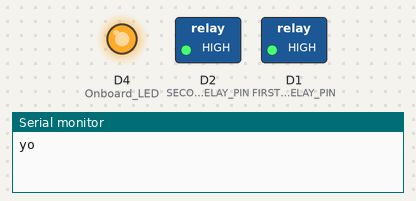
Bench run of a program on a simulated ESP8266 (Wemos D1 mini). Parts: switched loads named in the program (green lamp = pin HIGH), output pins drawn as LEDs (lit = HIGH), the last lines printed to the serial monitor. WiFi joins after 1.5 s; servers stay silent unless stated; the local clock reads 2024-03-15 10:24:30 at power-on unless the program sets it.

Above: at 0.1 s.
At 30.7 s:
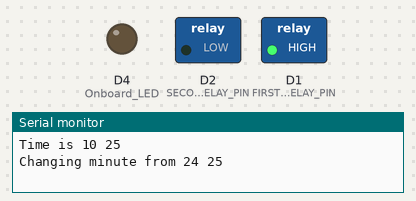
At 91.9 s:
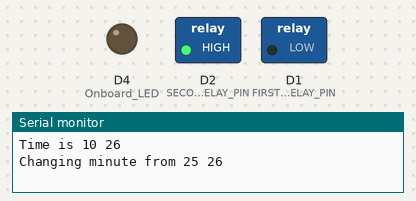
At 92.9 s:
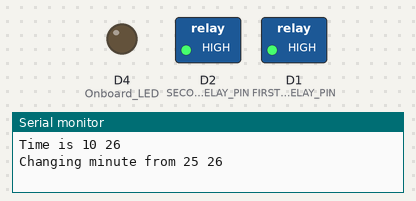
Timing chart, 0 to 94.4 s (numbered marks = the images above):
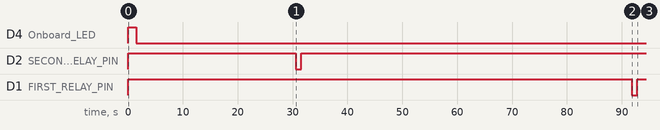

The program:

main.cpp
```cpp
#include <Arduino.h>
#include <TimeLib.h>
#include <NtpClientLib.h>

#include <ESP8266WiFi.h>

#define YOUR_WIFI_SSID "FIXME-NAT"
#define YOUR_WIFI_PASSWD "hs1337_FIXME"

//#define YOUR_WIFI_SSID "AndroidAP"
//#define YOUR_WIFI_PASSWD "fpwq1879"

#define FIRST_RELAY_PIN D1
#define SECOND_RELAY_PIN D2

int8_t timeZone = 1;
int8_t minutesTimeZone = 0;
bool wifiFirstConnected = false;
int currentRelay;
int lastMinute = -1;

void onSTAConnected(WiFiEventStationModeConnected ipInfo)
{
    Serial.printf("Connected to %s\r\n", ipInfo.ssid.c_str());
}

// Start NTP only after IP network is connected
void onSTAGotIP(WiFiEventStationModeGotIP ipInfo)
{
    Serial.printf("Got IP: %s\r\n", ipInfo.ip.toString().c_str());
    Serial.printf("Connected: %s\r\n", WiFi.status() == WL_CONNECTED ? "yes" : "no");
    digitalWrite(LED_BUILTIN, LOW); // Turn on LED
    wifiFirstConnected = true;
}

// Manage network disconnection
void onSTADisconnected(WiFiEventStationModeDisconnected event_info)
{
    Serial.printf("Disconnected from SSID: %s\n", event_info.ssid.c_str());
    Serial.printf("Reason: %d\n", event_info.reason);
    digitalWrite(LED_BUILTIN, HIGH); // Turn off LED
    NTP.stop();                      // NTP sync can be disabled to avoid sync errors
}

void changeMinute()
{
    //let's flip relays to invert polarity next minute
    if (currentRelay == FIRST_RELAY_PIN)
    {
        currentRelay = SECOND_RELAY_PIN;
    }
    else
    {
        currentRelay = FIRST_RELAY_PIN;
    }
    digitalWrite(currentRelay, LOW);
    delay(1000);
    digitalWrite(currentRelay, HIGH);
    delay(2000);
}

void setup()
{
    // put your setup code here, to run once:

    static WiFiEventHandler e1, e2, e3;

    Serial.begin(9600);
    Serial.println("yo");
    WiFi.mode(WIFI_STA);
    WiFi.begin(YOUR_WIFI_SSID, YOUR_WIFI_PASSWD);

    pinMode(LED_BUILTIN, OUTPUT);    // Onboard LED
    digitalWrite(LED_BUILTIN, HIGH); // Switch off LED

    e1 = WiFi.onStationModeGotIP(onSTAGotIP); // As soon WiFi is connected, start NTP Client
    e2 = WiFi.onStationModeDisconnected(onSTADisconnected);
    e3 = WiFi.onStationModeConnected(onSTAConnected);

    currentRelay = FIRST_RELAY_PIN;
    pinMode(FIRST_RELAY_PIN, OUTPUT);
    pinMode(SECOND_RELAY_PIN, OUTPUT);

    digitalWrite(FIRST_RELAY_PIN, HIGH);
    digitalWrite(SECOND_RELAY_PIN, HIGH);
}

void loop()
{

    // put your main code here, to run repeatedly:
    static int i = 0;
    static int last = 0;

    if (wifiFirstConnected)
    {
        wifiFirstConnected = false;
        NTP.begin("pool.ntp.org", timeZone, true, minutesTimeZone);
        NTP.setInterval(63);
        lastMinute = minute();
    }

    if ((millis() - last) > 5100)
    {
        //Serial.println(millis() - last);
        last = millis();

        if (minute() != lastMinute)
        {
            Serial.println("Time is " + String(hour()) + " " + String(minute()));
            Serial.println("Changing minute from " + String(lastMinute) + " " + String(minute()));
            changeMinute();
            lastMinute = (lastMinute + 1) % 60;
        }

        Serial.print(i);
        Serial.print(" ");
        Serial.print(NTP.getTimeDateString());
        Serial.print(" ");
        Serial.print(NTP.isSummerTime() ? "Summer Time. " : "Winter Time. ");
        Serial.print("WiFi is ");
        Serial.print(WiFi.isConnected() ? "connected" : "not connected");
        Serial.print(". ");
        Serial.print("Uptime: ");
        Serial.print(NTP.getUptimeString());
        Serial.print(" since ");
        Serial.println(NTP.getTimeDateString(NTP.getFirstSync()).c_str());

        i++;
    }
    delay(0);
}
```

Measured:
- by itself, D4 (Onboard_LED): HIGH → LOW at 1.5 s
- by itself, D2 (SECOND_RELAY_PIN): HIGH → LOW at 30.6 s, → HIGH 1.0 s later
- by itself, D1 (FIRST_RELAY_PIN): HIGH → LOW at 91.8 s, → HIGH 1.0 s later
